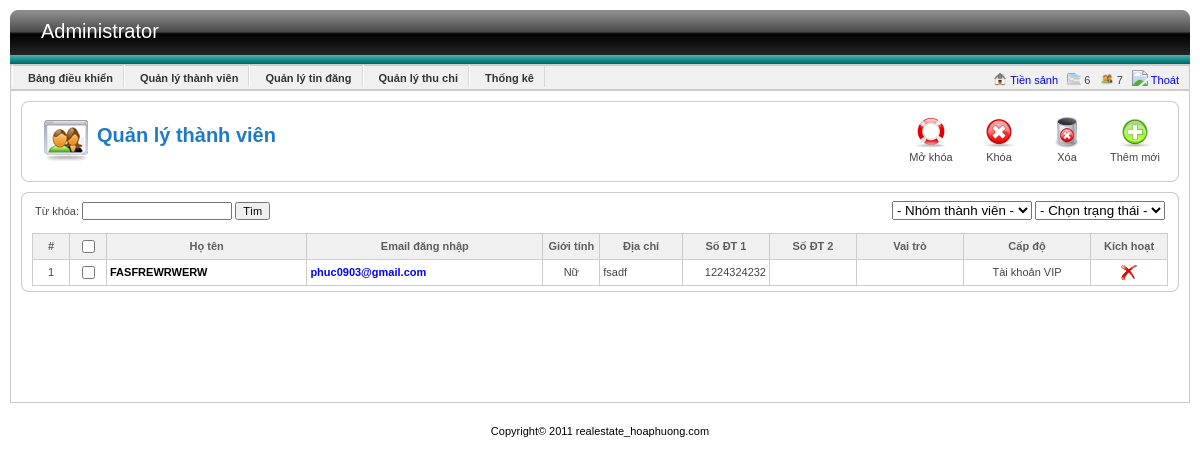
The app's page /Source/admin/index.php?view=user (signed in), older data.
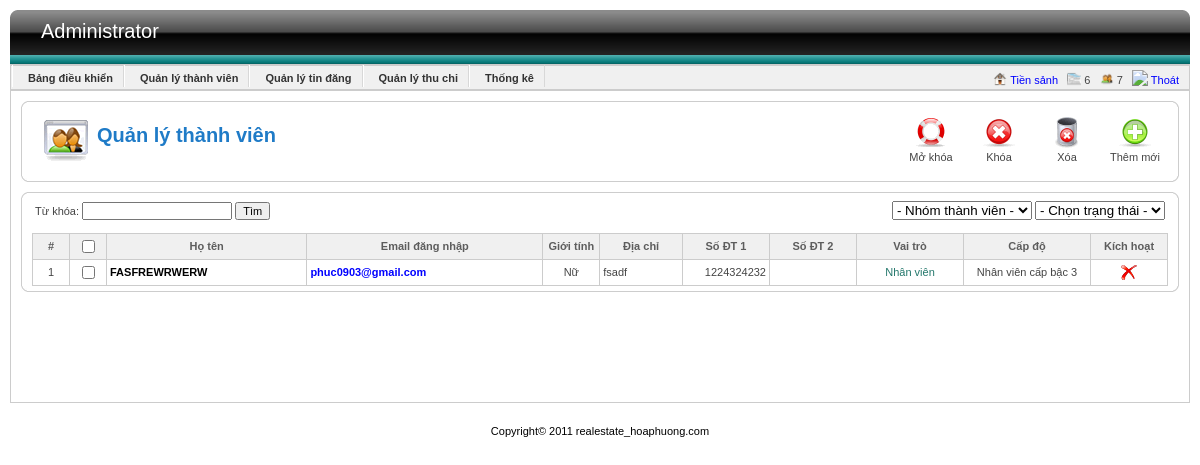
The same page, newer data.
### tables this page shows
CREATE TABLE IF NOT EXISTS `user` (
  `id` int(11) NOT NULL AUTO_INCREMENT,
  `password` varchar(256) NOT NULL,
  `email` varchar(50) NOT NULL,
  `hoten` varchar(50) NOT NULL,
  `gioitinh` bit(1) NOT NULL,
  `diachi` text NOT NULL,
  `sdt1` varchar(15) DEFAULT NULL,
  `sdt2` varchar(15) DEFAULT NULL,
  `role` int(11) DEFAULT NULL,
  `level` int(11) DEFAULT NULL,
  `status` int(11) DEFAULT NULL,
  `ngaycapnhat` datetime DEFAULT NULL,
  `ip` varchar(45) DEFAULT NULL,
  PRIMARY KEY (`id`),
  KEY `fk_taikhoan_role` (`role`),
  KEY `fk_taikhoan_level` (`level`)
);

CREATE TABLE IF NOT EXISTS `level` (
  `idlevel` int(11) NOT NULL AUTO_INCREMENT,
  `ten` varchar(45) NOT NULL,
  `chitiet` text,
  PRIMARY KEY (`idlevel`)
);

CREATE TABLE IF NOT EXISTS `role` (
  `id` int(11) NOT NULL AUTO_INCREMENT,
  `ten` varchar(45) DEFAULT NULL,
  PRIMARY KEY (`id`)
);

### Source/DAO/config.php (called while the page is built, shortened)
<?php
   	$databaseName = "qldo";
?>

### Source/DAO/DataProvider.php (called while the page is built, shortened)
<?php
class DataProvider
{
	public static function Query($sql)
	{
		include('config.php');
		if (!($connection = @mysql_connect($hostName,$username,$password)))
			die ("Couldn't connect to database");
		if (!($result = @mysql_query($sql, $connection)))
			showError();
		return $result;
	}
}
?>

### Source/DAO/UsersDAO.php (called while the page is built, shortened)
<?php
	include_once("DataProvider.php");
?>
<?php
	class UsersDAO
	{
		public static function getUsers ()
		{
			$strSQL = "	select *
						from user
						where role != 1";
			$result = DataProvider::Query($strSQL);
			while ($row= mysql_fetch_array ($result,MYSQL_BOTH))
                $return[]=$row;
            return $return;
		}
	}
?>

### Source/BUS/UsersBUS.php (called while the page is built, shortened)
<?php
	include_once (str_replace("//","/",dirname(__FILE__)."/")  . "../DAO/UsersDAO.php");
?>
<?php
	class UsersBUS
	{
		public static function getUsers ()
		{
			return UsersDAO::getUsers ();
		}
	}
?>

### Source/DAO/RoleDAO.php (called while the page is built, shortened)
<?php
	include_once("DataProvider.php");
	class RoleDAO
	{
		public static function GetRoleByID($id)
		{
			$strSQL = "select *
					   from role
					   where id='$id'";
            $result = DataProvider::Query($strSQL);
            return mysql_fetch_array($result);
		}
	}
?>

### Source/BUS/RoleBUS.php (called while the page is built)
<?php
	include_once (str_replace("//","/",dirname(__FILE__)."/")  . "../DAO/RoleDAO.php");
	class RoleBUS
	{
		public static function GetRoleByID ($id)
		{
			return RoleDAO::GetRoleByID ($id);
		}
	}
?>

### Source/DAO/LevelDAO.php (called while the page is built, shortened)
<?php
	include_once("DataProvider.php");
	class LevelDAO
	{
		public static function GetLevelByID($id)
		{
			$strSQL = "select *
					   from level
					   where idlevel='$id'";
            $result = DataProvider::Query($strSQL);
            return mysql_fetch_array($result);
		}
	}
?>

### Source/BUS/LevelBUS.php (called while the page is built)
<?php
	include_once (str_replace("//","/",dirname(__FILE__)."/")  . "../DAO/LevelDAO.php");
	class LevelBUS
	{
		public static function GetLevelByID ($id)
		{
			return LevelDAO::GetLevelByID ($id);
		}
	}
?>

### Source/admin/module/listUser.php (the view, shortened to what this page needs)
<?php
	include_once(rtrim(dirname(__FILE__),"e\admin\module")."e\BUS\UsersBUS.php");
	include_once(rtrim(dirname(__FILE__),"e\admin\module")."e\BUS\RoleBUS.php");
	include_once(rtrim(dirname(__FILE__),"e\admin\module")."e\BUS\LevelBUS.php");
	$type = isset($_REQUEST["type"])?(int)$_REQUEST["type"]:-1;
	$kw = isset($_REQUEST["kw"])?$_REQUEST["kw"]:"";
?>
<div id="listItem">
	<div class="tl"></div>
	<div class="tr"></div>
	<div class="tm"></div>
	<div class="mid">
		<form method="post" name="frmListItem" id="frmListItem">
			<table width="100%" border="0" align="center" cellpadding="0" cellspacing="0">
				<tr>
					<td width="69%">Từ khóa:
						<input type="text" name="kw" id="kw" value="<?php echo $kw; ?>"  />
						<input type="submit" name="btSearch" id="btSearch" value="Tìm" />
					</td>
					<td width="31%">
						<div align="right">
							<select name="type" id="type">
								<option value="-1" <?php echo $type==-1?"selected":""; ?>> - Nhóm thành viên - </option>
							</select>
							<select name="status" id="status">
								<option value="-1" <?php echo $type==-1?"selected":""; ?>> - Chọn trạng thái - </option>
							</select>
						</div>
					</td>
				</tr>
			</table>
			<div class="list">
				<table width="100%" border="0" cellspacing="0" cellpadding="0">
					<tr class="title">
						<td width="30px" align="center">#</td>
						<td width="30px" align="center">
							<input type="checkbox" name="cbAll" id="cbAll" /></td>
						<td align="center">Họ tên</td>
						<td align="center">Email đăng nhập</td>
						<td width="50px" align="center">Giới tính</td>
						<td align="center">Địa chỉ</td>
						<td width="80px" align="center">Số ĐT 1</td>
						<td width="80px" align="center">Số ĐT 2</td>
						<td width="100px" align="center">Vai trò</td>
						<td width="120px" align="center">Cấp độ</td>
						<td width="70px" align="center">Kích hoạt</td>
					</tr>
					<?php
						$listUsers = UsersBUS::getUsers();
						for ($i=0;$i<count($listUsers);$i++)
						{
					?>
					<tr>
						<td align="center"><?php echo $i+1; ?></td>
						<td align="center"><input type="checkbox" name="cbId[]" id="cbId[]" value=""></td>
						<td class="m_name"><?php echo "<a href='index.php?view=user&do=edit&uid=".$listUsers[$i]["id"]."'>".$listUsers[$i]["hoten"]."</a>"; ?></td>
						<td style="color:blue;font-weight:bold;"><?php echo $listUsers[$i]["email"]; ?></td>
						<td align="center"><?php echo ($listUsers[$i]["gioitinh"]==1)?"Nam":"Nữ"; ?></td>
						<td><?php echo $listUsers[$i]["diachi"]; ?></td>
						<td align="right"><?php echo $listUsers[$i]["sdt1"]; ?></td>
						<td align="right"><?php echo $listUsers[$i]["sdt2"]; ?></td>
						<?php
							$role = RoleBUS::GetRoleByID($listUsers[$i]["role"]);
							if ($role[0] == 2)
								echo "<td align='center' style='color:red;'>".$role[1]."</td>";
							else if ($role[0] == 3)
								echo "<td align='center' style='color:#23776B;'>".$role[1]."</td>";
							else
								echo "<td></td>";
							$level = LevelBUS::GetLevelByID($listUsers[$i]["level"]);
							echo "<td align='center'>".$level[2]."</td>";
							if ($listUsers[$i]["status"] == 1)
								echo "<td align='center'><img src='images/icon_yes.png' alt='Đã kích hoạt' /></td>";
							else
								echo "<td align='center'><img src='images/icon_no.png' alt='Đã bị khóa' /></td>";
						?>
					</tr>
					<?php
						}
					?>
				</table>
			</div>
		</form>
	</div>
	<div class="bl"></div>
	<div class="br"></div>
	<div class="bm"></div>
</div>

### Source/admin/index.php (shortened to what this page needs)
<?php
 	$do="";
	if(isset($_SESSION["curUser"]) && $_SESSION["curUser"][8] == 1)
		$bodyFile="include/controlpanel.php";
	else
		$bodyFile= "module/login.php";
	if(isset ($_GET["view"]))
	{
		switch ($_GET["view"])
		{
			case "user":
				switch($do)
				{
					default:
						$bodyFile= "module/user.php";
						break;
				}
				break;
		}
	}
?>
<!DOCTYPE html PUBLIC "-//W3C//DTD XHTML 1.0 Transitional//EN" "http://www.w3.org/TR/xhtml1/DTD/xhtml1-transitional.dtd">
<html xmlns="http://www.w3.org/1999/xhtml">
<head>
	<link href="css/admin.css" rel="stylesheet" type="text/css" />
	<link rel="stylesheet" type="text/css" href="css/ui-lightness/jquery-ui-1.8.9.custom.css" />
</head>
<body>
<div id="container">
<div id="header">
	<?php include("include/top_admin.php");?>
</div>
<div id="body">
<?php
	include($bodyFile);
?>
</div>
<div id="footer">
Copyright© 2011 realestate_hoaphuong.com<br />
</div>
</div>
</body>
</html>

### Source/admin/include/top_admin.php (shortened to what this page needs)
<div class="left"></div>
<div class="right"></div>
<div class="mid">
	<div class="logo">Administrator</div>
</div>
<?php
	if(isset($_SESSION["curUser"]) && $_SESSION["curUser"][8] == 1)
	{
?>
<div id="menu">
	<ul>
		<li><a href="index.php" class="item">Bảng điều khiển</a></li>
		<li><a href="index.php?view=user" class="item">Quản lý thành viên</a></li>
		<li><a href="index.php?view=article" class="item">Quản lý tin đăng</a></li>
		<li><a href="index.php?view=business" class="item">Quản lý thu chi</a></li>
		<li><a href="index.php?view=statistic" class="item">Thống kê</a></li>
	</ul>
	<div class="mess">
		<img src="images/icon-16-frontpage.png" /> <a href="../index.php">Tiền sảnh</a>&nbsp;&nbsp;
		<img src="images/icon-16-article.png" /> 6&nbsp;&nbsp;
		<img src="images/icon-16-user.png" /> 7&nbsp;&nbsp;
		<img src="images/icon-16-logout.png" /> <a href="index.php?do=logout">Thoát</a>
	</div>
</div>
<?php
	}
?>

### Source/admin/module/user.php (shortened to what this page needs)
<?php
	$PATH = str_replace('//','/',dirname(__FILE__).'/');
?>
<div id="toolbar">
<div class="tl"></div>
<div class="tr"></div>
<div class="tm"></div>
<div class="mid">
	<div class="title icon_user">Quản lý thành viên </div>
    <div class="icon">
    	<a href="index.php?view=user&do=add" id="aAdd">
        	 <img src="images/icon_32_new.png" alt="Thêm mới" border="0" title="Thêm mới" />
             <br />
             Thêm mới
      </a>
    </div>
     <div class="icon">
    	<a href="#" id="aDelete">
        	 <img src="images/icon_32_delete.png" alt="Xóa" border="0" title="Xóa" />
             <br />
             Xóa
       </a>
    </div>
      <div class="icon">
    	<a href="#" id="aDisable">
        	 <img src="images/icon_32_cancel.png" alt="Khóa"  border="0" title="Khóa" />
             <br />
             Khóa
        </a>
    </div>
      <div class="icon">
    	<a href="#" id="aEnable">
        	 <img src="images/icon_32_help.png" alt="Mở khóa" border="0" title="Mở khóa" />
             <br />
            Mở khóa
        </a>
    </div>
    <br class="clr" />
</div>
<div class="bl"></div>
<div class="br"></div>
<div class="bm"></div>
</div>
<div style="margin:10px">
<?php include_once ($PATH . "listUser.php"); ?>
</div>

### Source/admin/css/admin.css (style rules this page uses)
a,a:visited { color:#024EFD; text-decoration: none; cursor:pointer; }
body { font-family: Tahoma, Arial, Verdana, sans-serif; font-size: 11px; line-height: 17px; font-weight: normal; color: #444444; text-decoration: none; margin: 0px; padding: 0px; text-align:center }
input { font-size:11px; }
td { padding:3px }
#container { padding-left:10px; padding-right:10px }
#header { margin-top:10px; }
#header .left { float:left;width:11px; height:54px; background:url(../images/header_left.png) }
#header .mid { height:54px; background:url(../images/header_middle.png); text-align:left; color:#FFFFFF }
#header .logo { float:left; width:300px; font-size:20px; color:#FFFFFF; padding-top:13px; margin-left:20px }
#header .right { float:right; width:11px; height:54px; background:url(../images/header_right.png) }
#menu, #menu ul, #menu li { margin: 0; padding: 0; border: 0 none; }
#menu { border-bottom:1px solid #CCC; height:25px; background:#F0F0F0 }
#menu .mess { float:right; width:250px; margin-right:10px; text-align:right;margin-top:2px; }
#menu .mess img { height:14px;position:relative;top:2px; }
#menu .mess a , a:hover { color:blue; }
#menu { border-left:1px solid #CCC;border-right:1px solid #CCC; }
#menu li { float:left; position:relative; list-style: none; display: inline; border-left: 1px solid #fff; border-right: 1px solid #d8d8d8; padding-top:5px }
#menu ul { border: 0.1em solid #ccc; border-left:1px solid #CCC; }
#body { border:1px solid #CCC; padding-bottom:100px; text-align:left }
#footer { color:#000000; text-align:center; padding-top:20px; }
#menu .item { font-size: 11px; font-weight: 700; padding-left: 15px; padding-right: 10px; color:#333333; text-decoration:none; font-family:Arial, Helvetica, sans-serif; }
.icon { float:left; border:1px #e0e0e0 solid;padding:5px;margin:5px;max-height:150px;_height:150px; text-align:center; width:100px; max-width:100px }
.icon a,.icona:visited { border:none; font-family:Arial, Helvetica, sans-serif; font-size:11px; color:#454545;text-decoration:none; }
#toolbar { height:1%; margin:10px; }
.tl { background:url(../images/j_crn_tl_light.png) left top; width:6px; height:6px; float:left }
.tr { background:url(../images/j_crn_tr_light.png) left top; width:6px; height:6px; float:right }
.tm { height:6px;background:url(../images/j_border.png) left top repeat-x; display:block; }
.mid { border-left:1px solid #CDCDCD ; border-right:1px solid #CDCDCD; padding-left:10px; padding-right:10px; }
.bl { background:url(../images/j_crn_bl_light.png) left top; width:6px; height:6px; float:left }
.br { background:url(../images/j_crn_br_light.png) left top; width:6px; height:6px; float:right }
.bm { height:6px;;background:url(../images/j_border.png) left bottom repeat-x; display:block }
#toolbar .title { float:left; width:400px; font-size:20px; font-weight:700; color:#1F7BC7; background-repeat:no-repeat; padding-left:55px; padding-top:10px; margin-left:10px; margin-top:10px; height:40px }
#toolbar .icon { float:right; margin-right:3px; width:50px; width-max:50px; text-align:center; border:none }
.icon_user { background-image:url(../images/icon-48-user.png); }
#listItem { height:1% }
#listItem .list { margin-top:10px; }
#listItem .list table { border-top:1px solid #ccc; border-left:1px solid #ccc; }
#listItem .list td { border-right:1px solid #ccc; border-bottom:1px solid #ccc; padding:3px }
#listItem .title { background:#f0f0f0; font-size:11px; font-weight:600 }
.title { font-size:11px; font-weight:600; color:#5D5D5D }
.m_name { font-weight:bold; }
.m_name a { color:#000; }

Row changes from the older to the newer data that the page shows:
changed user "FASFREWRWERW": role.ten (not shown) → "Nhân viên"; level.chitiet "Tài khoản VIP" → "Nhân viên cấp bậc 3"
